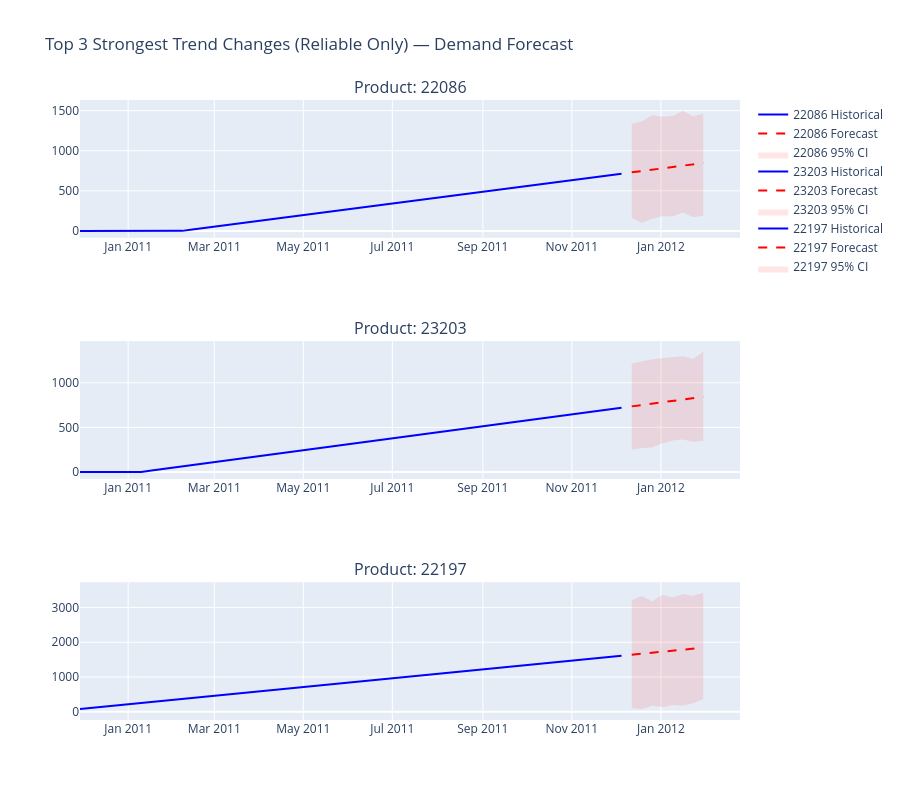

The cell this chart's notebook holds for it:
### Code cell
reliable = seasonality[seasonality['DataQualityFlag'] == 'OK'].copy()
reliable['AbsTrendChange'] = reliable['TrendChangeVsMean%'].abs()
top_3_trend = reliable.sort_values('AbsTrendChange', ascending=False).head(3)['StockCode'].tolist()

print("Top 3 strongest trend changes (reliable) products:", top_3_trend)

fig = make_subplots(
    rows=3, cols=1,
    subplot_titles=[f"Product: {code}" for code in top_3_trend]
)

for i, code in enumerate(top_3_trend):
    product_forecast = forecasts[forecasts['StockCode'] == code]
    future = product_forecast[product_forecast['IsFuture'] == True]
    historical = product_forecast[product_forecast['IsFuture'] == False]
    
    fig.add_trace(
        go.Scatter(
            x=historical['ds'], y=historical['yhat'],
            mode='lines', name=f'{code} Historical',
            line=dict(color='blue')
        ), row=i+1, col=1
    )
    
    fig.add_trace(
        go.Scatter(
            x=future['ds'], y=future['yhat'],
            mode='lines', name=f'{code} Forecast',
            line=dict(color='red', dash='dash')
        ), row=i+1, col=1
    )
    
    fig.add_trace(
        go.Scatter(
            x=pd.concat([future['ds'], future['ds'][::-1]]),
            y=pd.concat([future['yhat_upper'], future['yhat_lower'][::-1]]),
            fill='toself',
            fillcolor='rgba(255,0,0,0.1)',
            line=dict(color='rgba(255,255,255,0)'),
            name=f'{code} 95% CI'
        ), row=i+1, col=1
    )

fig.update_layout(
    height=800,
    title_text="Top 3 Strongest Trend Changes (Reliable Only) — Demand Forecast"
)
fig.show()
